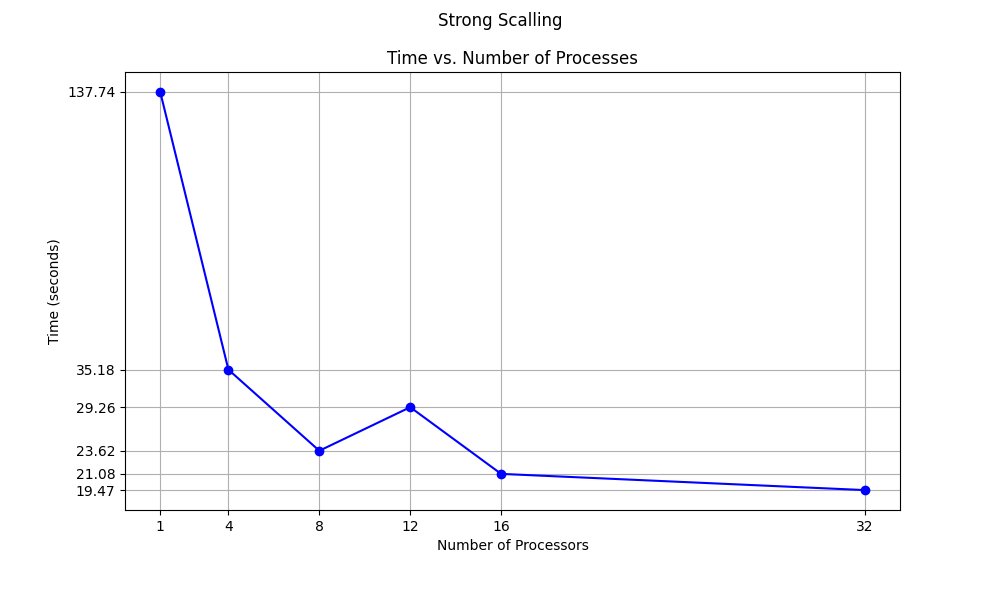

Python code for this plot:
#!/usr/bin/env python

import pandas as pd
import matplotlib.pyplot as plt
from matplotlib.ticker import ScalarFormatter
from matplotlib.axis import Axis

# Read the CSV file
file_path = 'strong_scalling.csv'  # Replace with the actual path to your CSV file
data = pd.read_csv(file_path)

# Extracting data from the dataframe
n_values = data['n'].unique()
p_values = data['p']
time_values = data['time']
formatter = ScalarFormatter()
formatter.set_scientific(False)


# Plotting the data
fig, ax = plt.subplots(figsize=(10,6))
fig.suptitle('Strong Scalling')
ax.plot(p_values, time_values, marker='o', linestyle='-', color='b')
ax.set_title('Time vs. Number of Processes, w/ fixed overall workload')
ax.set_xlabel('Number of Processors')
ax.set_ylabel('Time (seconds)')
ax.set_yscale('log')
#ax.set_yticks(time_values)
ax.set_xticks(p_values)
Axis.set_major_formatter(ax.yaxis,formatter)
ax.set_yticklabels(time_values)
ax.grid(True)
fig.savefig('strong_scalling')
